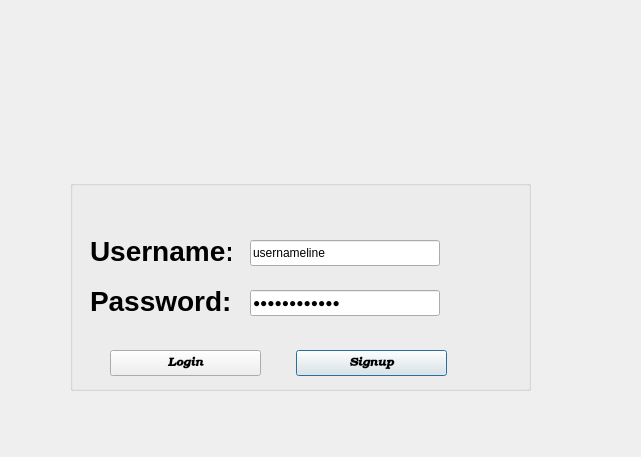
<?xml version="1.0" encoding="UTF-8"?>
<ui version="4.0">
 <class>loginWindow</class>
 <widget class="QDialog" name="loginWindow">
  <property name="geometry">
   <rect>
    <x>0</x>
    <y>0</y>
    <width>641</width>
    <height>457</height>
   </rect>
  </property>
  <property name="windowTitle">
   <string>Login Page</string>
  </property>
  <widget class="QGroupBox" name="groupBox">
   <property name="geometry">
    <rect>
     <x>70</x>
     <y>180</y>
     <width>461</width>
     <height>211</height>
    </rect>
   </property>
   <property name="sizePolicy">
    <sizepolicy hsizetype="Expanding" vsizetype="Expanding">
     <horstretch>0</horstretch>
     <verstretch>0</verstretch>
    </sizepolicy>
   </property>
   <property name="minimumSize">
    <size>
     <width>100</width>
     <height>100</height>
    </size>
   </property>
   <property name="title">
    <string/>
   </property>
   <widget class="QLabel" name="label">
    <property name="geometry">
     <rect>
      <x>20</x>
      <y>50</y>
      <width>141</width>
      <height>41</height>
     </rect>
    </property>
    <property name="font">
     <font>
      <pointsize>21</pointsize>
      <bold>true</bold>
     </font>
    </property>
    <property name="text">
     <string>Username:</string>
    </property>
    <property name="buddy">
     <cstring>lineEditUsername</cstring>
    </property>
   </widget>
   <widget class="QLabel" name="label_2">
    <property name="geometry">
     <rect>
      <x>20</x>
      <y>100</y>
      <width>141</width>
      <height>41</height>
     </rect>
    </property>
    <property name="font">
     <font>
      <pointsize>21</pointsize>
      <bold>true</bold>
     </font>
    </property>
    <property name="text">
     <string>Password:</string>
    </property>
    <property name="buddy">
     <cstring>lineEditPassword</cstring>
    </property>
   </widget>
   <widget class="QLineEdit" name="lineEditPassword">
    <property name="geometry">
     <rect>
      <x>180</x>
      <y>110</y>
      <width>190</width>
      <height>26</height>
     </rect>
    </property>
    <property name="text">
     <string>passwordline</string>
    </property>
    <property name="echoMode">
     <enum>QLineEdit::Password</enum>
    </property>
   </widget>
   <widget class="QLineEdit" name="lineEditUsername">
    <property name="geometry">
     <rect>
      <x>180</x>
      <y>60</y>
      <width>190</width>
      <height>26</height>
     </rect>
    </property>
    <property name="text">
     <string>usernameline</string>
    </property>
   </widget>
   <widget class="QPushButton" name="signupButton">
    <property name="geometry">
     <rect>
      <x>226</x>
      <y>170</y>
      <width>151</width>
      <height>26</height>
     </rect>
    </property>
    <property name="maximumSize">
     <size>
      <width>247</width>
      <height>16777215</height>
     </size>
    </property>
    <property name="font">
     <font>
      <family>URW Bookman</family>
      <italic>true</italic>
      <bold>true</bold>
     </font>
    </property>
    <property name="text">
     <string>Signup</string>
    </property>
   </widget>
   <widget class="QPushButton" name="loginButton">
    <property name="geometry">
     <rect>
      <x>40</x>
      <y>170</y>
      <width>151</width>
      <height>26</height>
     </rect>
    </property>
    <property name="font">
     <font>
      <family>URW Bookman</family>
      <italic>true</italic>
      <bold>true</bold>
     </font>
    </property>
    <property name="text">
     <string>Login</string>
    </property>
   </widget>
  </widget>
  <widget class="QLabel" name="imageLabel">
   <property name="geometry">
    <rect>
     <x>180</x>
     <y>10</y>
     <width>191</width>
     <height>171</height>
    </rect>
   </property>
   <property name="minimumSize">
    <size>
     <width>100</width>
     <height>100</height>
    </size>
   </property>
   <property name="text">
    <string/>
   </property>
   <property name="pixmap">
    <pixmap resource="resources.qrc">:/images/mcbook.webp</pixmap>
   </property>
   <property name="scaledContents">
    <bool>true</bool>
   </property>
  </widget>
 </widget>
 <resources>
  <include location="resources.qrc"/>
 </resources>
 <connections/>
</ui>
